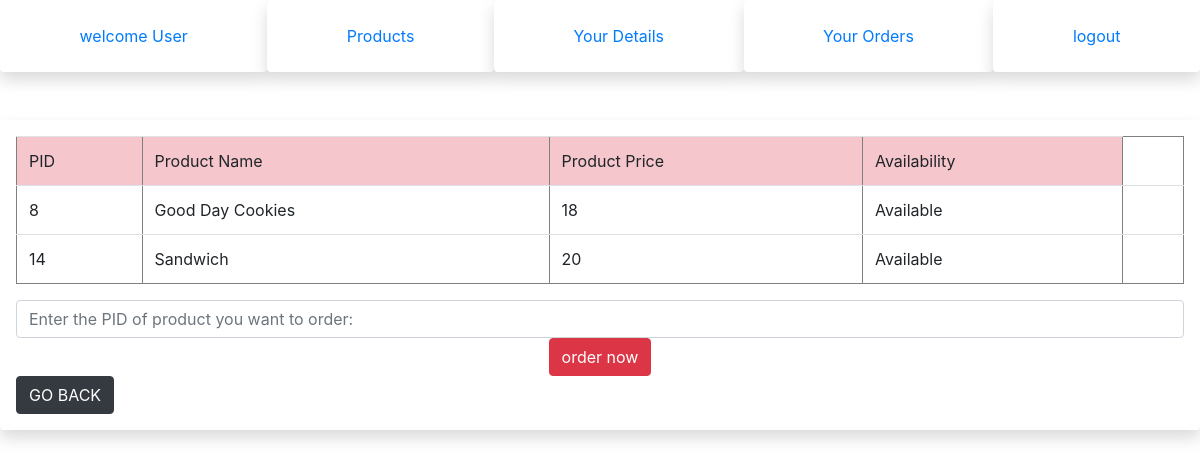
/snacks.php (signed in), run on the app's committed database.
### tables this page shows
CREATE TABLE `products` (
  `id` int(11) NOT NULL,
  `pname` varchar(70) NOT NULL,
  `ptype` varchar(80) NOT NULL,
  `price` varchar(70) NOT NULL,
  `avail` varchar(90) NOT NULL DEFAULT 'Available'
);

### snacks.php (the view, shortened to what this page needs)
<!DOCTYPE html>
<html lang="en" dir="ltr">
  <head>
    <link rel="stylesheet" href="https://stackpath.bootstrapcdn.com/bootstrap/4.3.1/css/bootstrap.min.css">
  </head>
  <body>
    <ul class="nav nav-pills nav-fill">
  <li class="nav-item">
      <div class="shadow p-3 mb-5 bg-white rounded">
    <a class="nav-link " href="homepage.php" >welcome User</a>
  </li>
  <li class="nav-item">
      <div class="shadow p-3 mb-5 bg-white rounded">
    <a class="nav-link " href="products.php">Products</a>
  </li>
  <li class="nav-item">
    <div class="shadow p-3 mb-5 bg-white rounded">
    <a class="nav-link" href="detail.php">Your Details</a>
  </li>
  <li class="nav-item">
      <div class="shadow p-3 mb-5 bg-white rounded">
    <a class="nav-link" href="myorder.php">Your Orders</a>
  </li>
  <li class="nav-item">
    <div class="shadow p-3 mb-5 bg-white rounded">
    <a class="nav-link " href="logout.php" >logout</a>
  </li>
</ul>
<div class="shadow p-3 mb-5 bg-white rounded">
<table class="table" border="1">
  <tr>
    <td class="table-danger">PID</td>
    <td class="table-danger">Product Name</td>
    <td class="table-danger">Product Price</td>
    <td class="table-danger">Availability</td>
  </tr>
</div>
<?php
$servername = "localhost";
$username = "root";
$password = "root";
$dbname = "canteen";
$conn = new mysqli($servername, $username, $password, $dbname);
$sql = "SELECT * FROM products where ptype='snacks'";
$result = $conn->query($sql);
if ($result->num_rows > 0) {
   while($row = $result->fetch_assoc()) {
     echo "<tr><td>";
    echo $row['id'];
     echo "</td><td>";
    echo $row['pname'];
     echo "</td><td>";
    echo $row['price'];
     echo "</td><td>";
       echo $row['avail'];
      echo "</td><td>";
   }
} else {
   echo "invalid user";
   echo "ff";
}
?>
</body>
</html>
<!DOCTYPE html>
<html lang="en" dir="ltr">
  <head>
  </head>
  <body>
    <form  action="mail\smail.php" method="post">
      <input  class="form-control" type="text" name="PID" id="PID" placeholder="Enter the PID of product you want to order:">
        <div style="text-align:center">
      <input class="btn btn-danger" type="submit" name="sun" value="order now" >
    </div>
    </form>
    <form  action="products.php" method="post">
      <input   class="btn btn-dark" type="submit" name="" value="GO BACK">
    </form>
  </body>
</html>

### data on the page
products: id "8", pname "Good Day Cookies", price "18", avail "Available"
products: id "14", pname "Sandwich", price "20", avail "Available"
